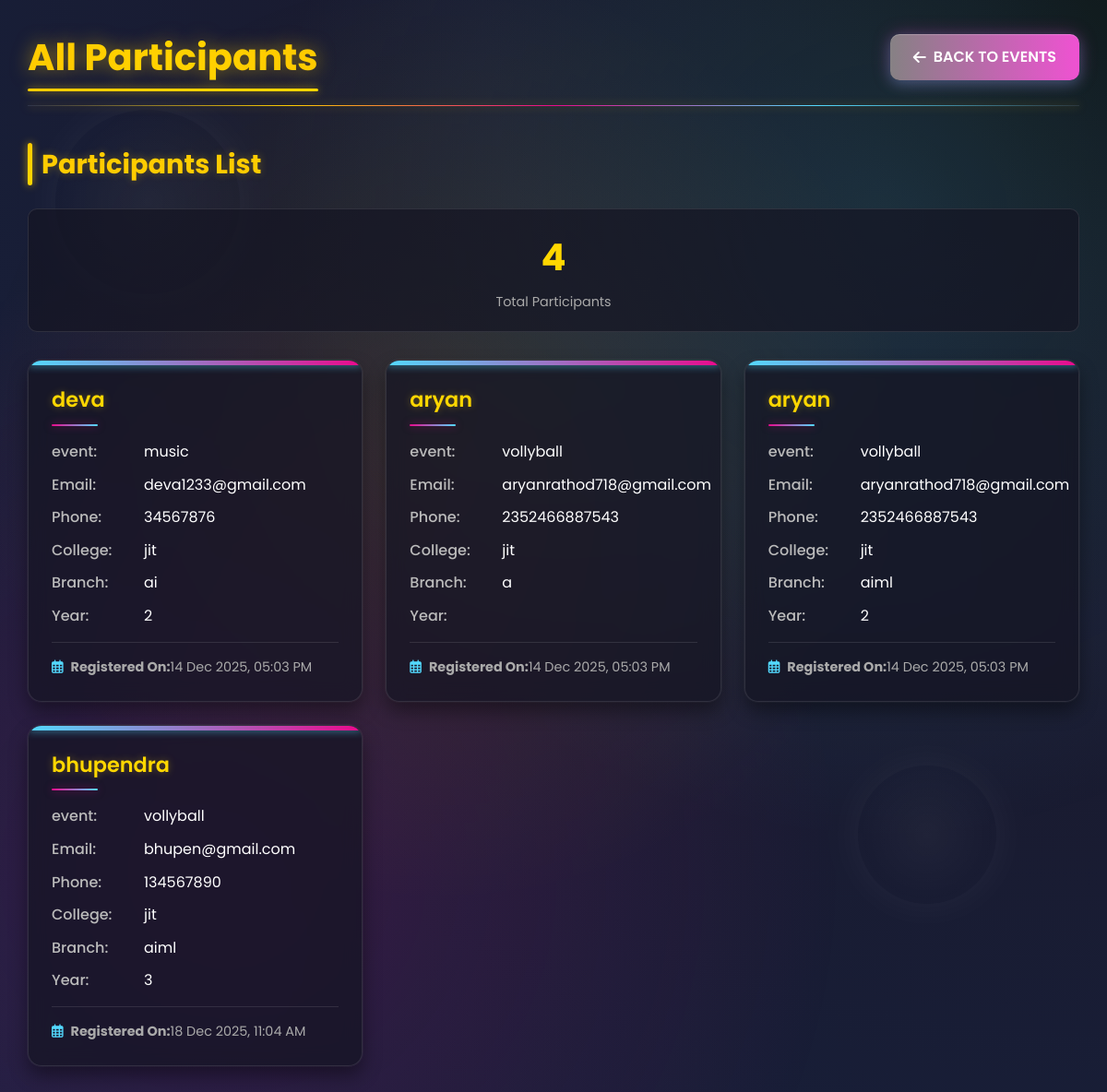
Page /participation/ on the committed database.
### event/models.py (models this page shows, shortened)
class Participant(models.Model):
    name = models.CharField(max_length=200)
    email = models.EmailField()
    phone = models.CharField(max_length=15)
    college = models.CharField(max_length=200, blank=True, null=True)
    registration_date = models.DateTimeField(default=timezone.now)
    branch = models.CharField(max_length=200, blank=True, null=True)
    year = models.CharField(max_length=50, blank=True, null=True)
    notes = models.TextField(blank=True, null=True)
    event = models.ForeignKey(Event, on_delete=models.CASCADE, related_name='participants')
    event_name = models.CharField(max_length=200)  # <-- Event ka name database me visible

class Event(models.Model):
    title = models.CharField(max_length=200)
    description = models.TextField()
    date = models.DateField()
    time = models.TimeField()
    venue = models.CharField(max_length=200)
    image = models.ImageField(upload_to='event_images/', blank=True, null=True)
    created_at = models.DateTimeField(auto_now_add=True)
    def __str__(self):
        return self.title

### event/views.py (the view)
# urls.py: path('participation/', views.participation, name='participation'),
def participation(request):
    event_id = request.GET.get('event_id')
    if event_id:
        event = get_object_or_404(Event, id=event_id)
        participations = Participant.objects.filter(event=event)
        return render(request, 'participation.html', {
            'participations': participations,
            'event': event,  # Send single event object
            'event_title': f"{event.title} - Participants"
        })
    else:
        participations = Participant.objects.all()
        events = Event.objects.all()
        return render(request, 'participation.html', {
            'participations': participations,
            'events': events,
            'event': None,
            'event_title': 'All Participants'
        })

### event/templates/participation.html (shortened to what this page needs)
<!DOCTYPE html>
<html lang="en">
<head>
<link rel="stylesheet" href="https://cdnjs.cloudflare.com/ajax/libs/font-awesome/6.5.0/css/all.min.css">
</head>
<body>
<div class="floating-elements">
  <div class="floating-element"></div>
  <div class="floating-element"></div>
</div>
<div class="container">
  <div class="header">
    <h1 class="page-title">{{ event_title|default:"Event Participants" }}</h1>
    <a href="{% url 'faculty_show_event' %}" class="create-btn">
      <i class="fas fa-arrow-left"></i> BACK TO EVENTS
    </a>
  </div>
  <div class="participants-section">
    <h2 class="section-title">Participants List</h2>
    <div class="stats-bar">
      <div class="stat-card">
        <div class="stat-number">{{ participations.count }}</div>
        <div class="stat-label">Total Participants</div>
      </div>
    </div>
    {% if participations %}
      <div class="participants-grid">
        {% for p in participations %}
          <div class="participant-card">
            <div class="participant-name">{{ p.name }}</div>
            <div class="participant-details">
               <div class="participant-detail">
                <strong>event:</strong> {{ p.event }}
              </div>
              <div class="participant-detail">
                <strong>Email:</strong> {{ p.email }}
              </div>
              <div class="participant-detail">
                <strong>Phone:</strong> {{ p.phone }}
              </div>
              <div class="participant-detail">
                <strong>College:</strong> {{ p.college }}
              </div>
              <div class="participant-detail">
                <strong>Branch:</strong> {{ p.branch }}
              </div>
              <div class="participant-detail">
                <strong>Year:</strong> {{ p.year }}
              </div>
            </div>
            <div class="registration-date">
              <i class="far fa-calendar-alt"></i>
              <strong>Registered On:</strong> {{ p.registration_date|date:"d M Y, h:i A" }}
            </div>
          </div>
        {% endfor %}
      </div>
    {% else %}
      <div class="empty-state">
        <i class="fas fa-users-slash"></i>
        <h3>No Participants Yet</h3>
        <p>No one has registered for this event.</p>
      </div>
    {% endif %}
  </div>
</div>
</body>
</html>

### rows in the picture
Participant: name "deva", event "music", email "deva1233@gmail.com", phone "34567876", college "jit", branch "ai", year "2", registration_date "14 Dec 2025, 05:03 PM"
Participant: name "aryan", event "vollyball", email "aryanrathod718@gmail.com", phone "2352466887543", college "jit", branch "a", registration_date "14 Dec 2025, 05:03 PM"
Participant: name "aryan", event "vollyball", email "aryanrathod718@gmail.com", phone "2352466887543", college "jit", branch "aiml", year "2", registration_date "14 Dec 2025, 05:03 PM"
Participant: name "bhupendra", event "vollyball", email "bhupen@gmail.com", phone "134567890", college "jit", branch "aiml", year "3", registration_date "18 Dec 2025, 11:04 AM"

### other values in the picture
{{ event_title|default:"Event Participants" }} "All Participants"
{{ participations.count }} "4"
